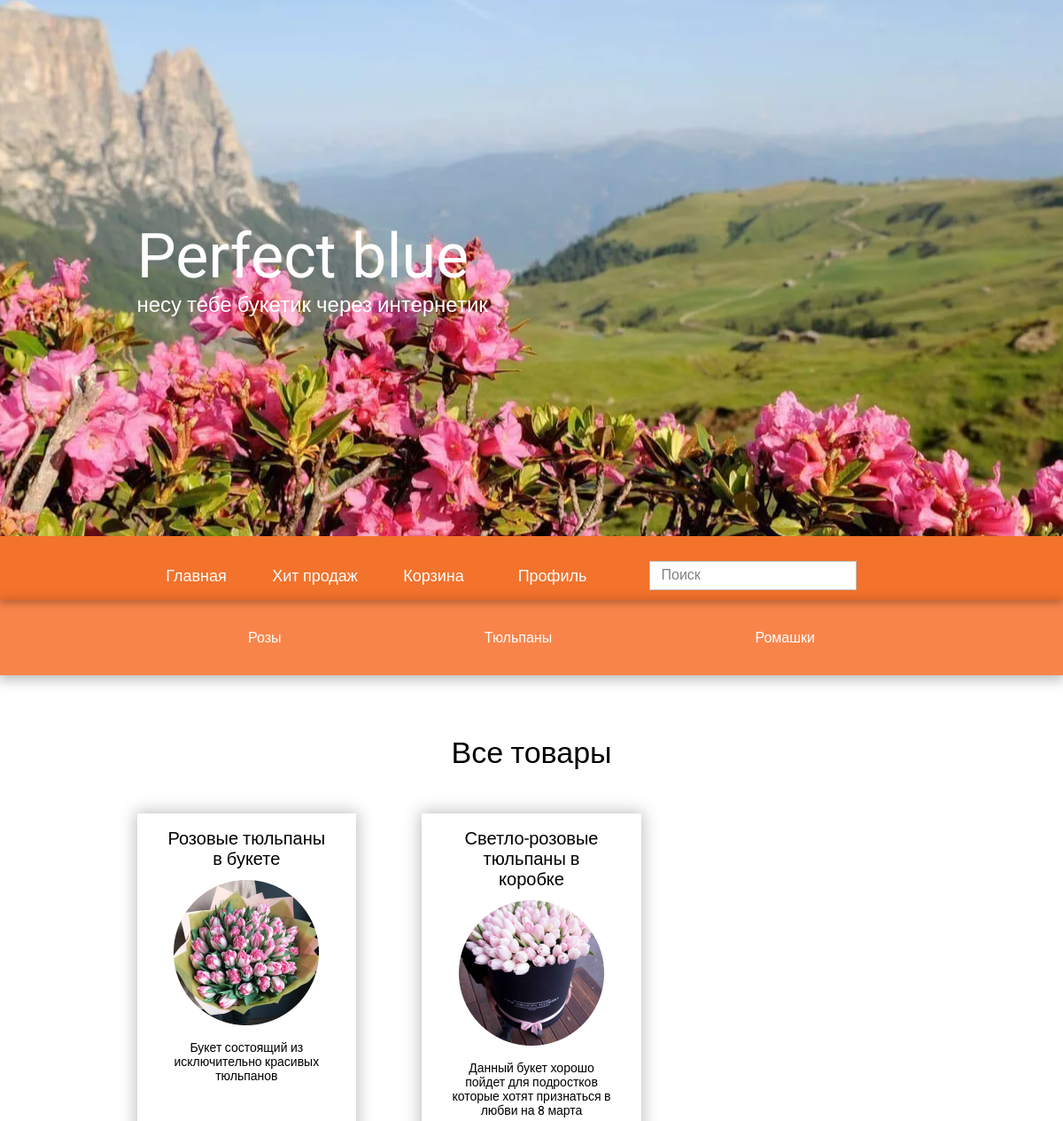
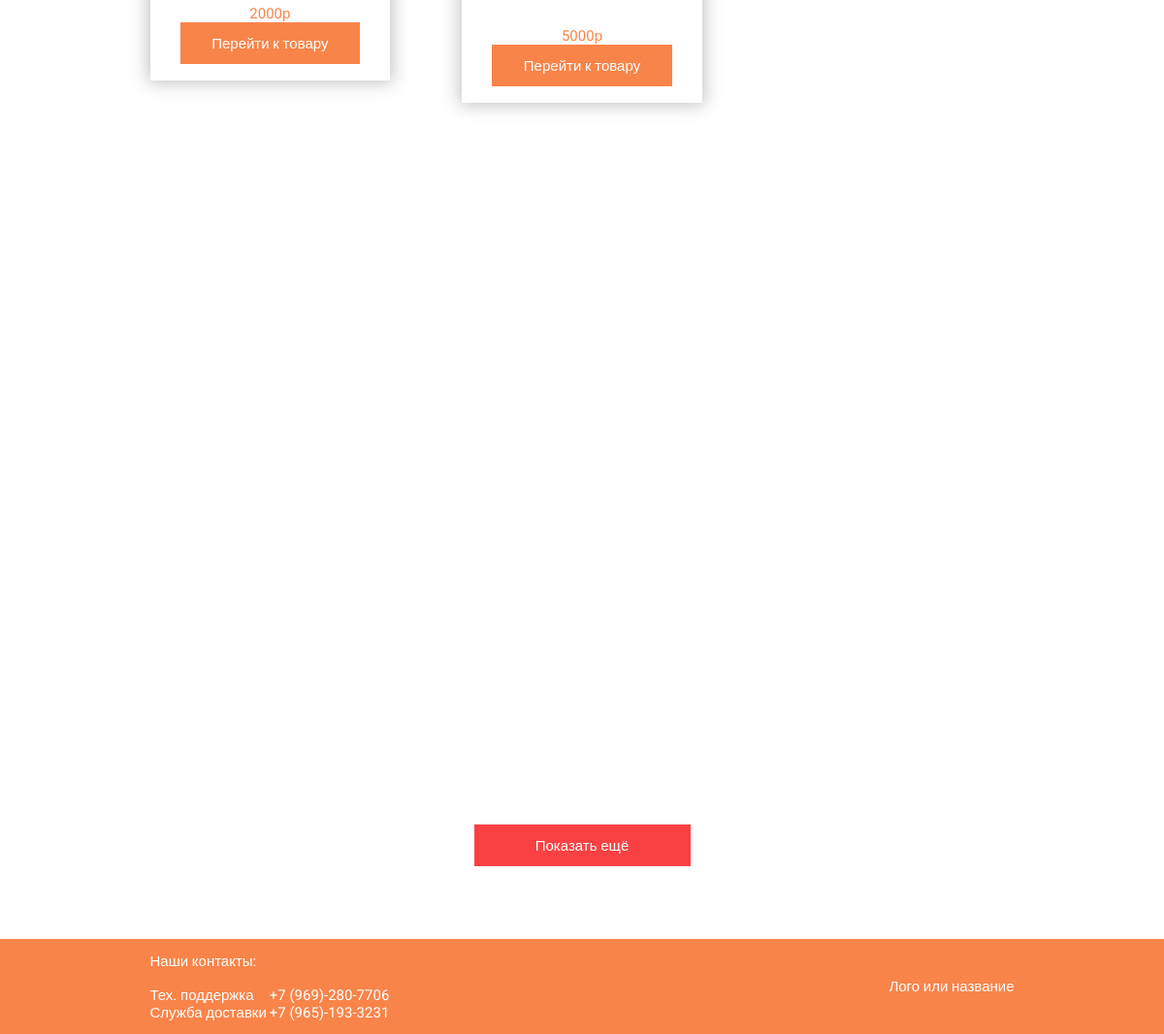
Page /category/tulips/ on the committed database (2 pictures, top to bottom).
### flowers/models.py (models this page shows, shortened)
class Categories(models.Model):
    title = models.CharField(max_length=50, verbose_name='Название')
    slug = models.SlugField(max_length=255, unique=True, db_index=True)
    def __str__(self):
        return self.title
    def get_absolute_url(self):
        return reverse('category', kwargs={'category_slug': self.slug})
    class Meta:
        verbose_name = 'Категория'
        verbose_name_plural = 'Категории'
        ordering = ['id']

class Flowers(models.Model):
    title = models.CharField(max_length=50, verbose_name='Название')
    description = models.TextField(blank=True, verbose_name='Описание')
    price = models.CharField(max_length=10, verbose_name='Цена')
    number_of_purchases = models.IntegerField(default=0, verbose_name='Количество покупок')
    image = models.ImageField(upload_to='photos/%Y/%m/%d/', verbose_name='Фото')
    slug = models.SlugField(max_length=255, unique=True, db_index=True, verbose_name='URL')
    cat = models.ForeignKey('Categories', on_delete=models.CASCADE)
    def get_absolute_url(self):
        return reverse('post', kwargs={'post_slug': self.slug})
    class Meta:
        verbose_name = 'Цветы'
        verbose_name_plural = 'Цветы'
        ordering = ['title', 'price', 'number_of_purchases']

### flowers/views.py (the view)
# urls.py: path('category/<slug:category_slug>/', CategoriesFlowers.as_view(), name='category'),
class CategoriesFlowers(ListView):
    model = Flowers
    template_name = 'flowers/main.html'
    context_object_name = 'flowers'
    def get_queryset(self):
        return Flowers.objects.filter(cat__slug=self.kwargs['category_slug'])
    def get_context_data(self, *, object_list=None, **kwargs):
        context = super().get_context_data(**kwargs)
        context['menu'] = menu
        context['categories'] = cats
        return context

### flowers/templates/flowers/main.html (shortened to what this page needs)
{% extends 'flowers/base.html' %}
{% block header %}
<div class="sub__head">
    <div class="_container">
        <div class="subHead__row">
            <ul class="range">
                {% for c in categories %}
                <li><a href="{{ c.get_absolute_url }}">{{ c }}</a></li>
                {% endfor %}
            </ul>
        </div>
    </div>
</div>
{% endblock %}
{% block content %}
<main class="main">
    <div class="main__titleBlock">
        <div class="_container">
            <div class="main__title">
                Все товары
            </div>
        </div>
    </div>
    <div class="main__body">
        <div class="_container">
            <div class="main__row">
                <div class="main__page">
                    {% for f in flowers %}
                    <div class="page__body">
                        <div class="page__title">
                            {{ f.title }}
                        </div>
                        <div class="page__image">
                            <img src="{{ f.image.url }}" alt="">
                        </div>
                        <div class="page__text">
                            {{ f.description }}
                        </div>
                        <div class="page__price">
                            {{ f.price }}
                        </div>
                        <div class="page__link">
                            <a href="{{ f.get_absolute_url }}">
                                Перейти к товару
                            </a>
                        </div>
                    </div>
                </div>
                <div class="main__page">
                    {% endfor %}
                </div>
            </div>
        </div>
    </div>
    </div>
    <div class="showMore">
        <div class="_container">
            <div class="showMore__body">
                <button class="showMore__button" href="#">Показать ещё</button>
            </div>
        </div>
    </div>
{% endblock %}

### flowers/static/flowers/css/style.css (style rules this page uses)
* { padding: 0; margin: 0; border: 0; }
*, *:before, *:after { -webkit-box-sizing: border-box; box-sizing: border-box; }
html, body { height: 100%; width: 100%; font-size: 100%; line-height: 1; font-size: 14px; -ms-text-size-adjust: 100%; -moz-text-size-adjust: 100%; -webkit-text-size-adjust: 100%; }
input, button, textarea { font-family: inherit; }
button { cursor: pointer; }
a, a:visited { text-decoration: none; }
ul li { list-style: none; }
img { vertical-align: top; }
body { font-family: 'Roboto', sans-serif; }
._container { max-width: 891px; margin: 0 auto; }
.sub__head { position:relative ; box-shadow: 0px 4px 13px 2px rgba(0, 0, 0, 0.25); }
.subHead__row { min-height: 85px; display: flex; justify-content: center; align-items: center; }
.range { min-width: 640px; display: flex; justify-content: space-between; }
.range a { font-size: 16px; line-height: 19px; color: #FFFFFF; }
.main { min-height: 1286px; }
.main__titleBlock { margin: 0px 0px 49px 0px; }
.main__title { font-size: 34px; line-height: 40px; display: flex; justify-content: center; margin: 67px 0px 0px 0px; }
.main__row { margin: 0px -37px; display: flex; flex-wrap: wrap; }
.main__page { margin-bottom: 108px; flex: 0 1 33.3333%; padding: 0px 37px; min-height: 414px; }
.page__body { padding: 0px 31px 0px 31px; box-shadow: 0px 0px 17px 2px rgba(0, 0, 0, 0.25); display: flex; flex-direction: column; }
.page__title { text-align: center; margin-top: 17px; margin-bottom: 12px; font-size: 20px; line-height: 23px; }
.page__image { display: flex; justify-content: center; margin-bottom: 17px; }
.page__text { min-height: 80px; text-align: center; font-size: 14px; line-height: 16px; margin-bottom: 16px; }
.page__price { display: flex; justify-content: center; align-items: center; font-size: 15px; color: #F9844A; line-height: 18px; }
.page__link { padding-bottom: 17px; }
.page__link a { font-size: 15px; line-height: 18px; min-width: 164px; min-height: 43px; display: flex; align-items: center; justify-content: center; background-color: #F9844A; color: #FFFFFF; }
.showMore { margin-bottom: 75px; }
.showMore__body { display: flex; justify-content: center; }
.showMore__button { display: flex; justify-content: center; align-items: center; color: #FFFFFF; background: #F94144; min-width: 223px; min-height: 43px; font-size: 15px; line-height: 18px; }

### rows in the picture
Categories: title "Розы"
Categories: title "Тюльпаны"
Categories: title "Ромашки"
Flowers: title "Розовые тюльпаны в букете", image (picture), description "Букет состоящий из исключительно красивых тюльпанов", price "2000р"
Flowers: title "Светло-розовые тюльпаны в коробке", image (picture), description "Данный букет хорошо пойдет для подростков которые хотят признаться в любви на 8 марта", price "5000р"

### other values in the picture
{{ m.title }} "Главная" "Хит продаж" "Корзина" "Профиль"
